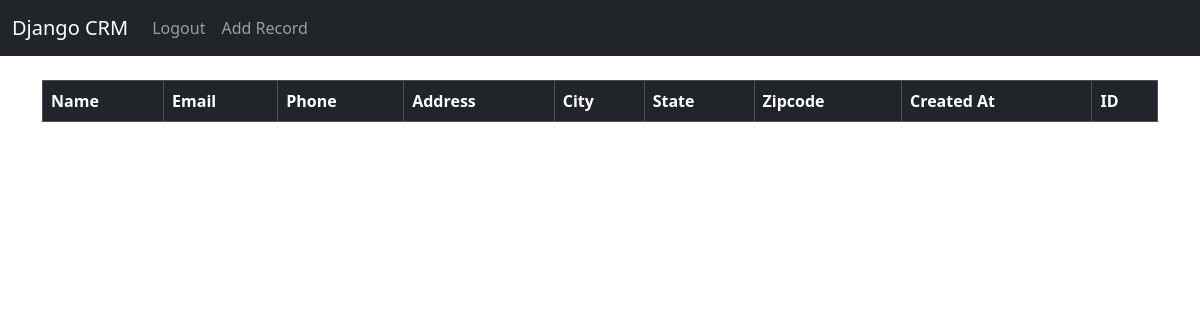
The app's page / (signed in), older data.
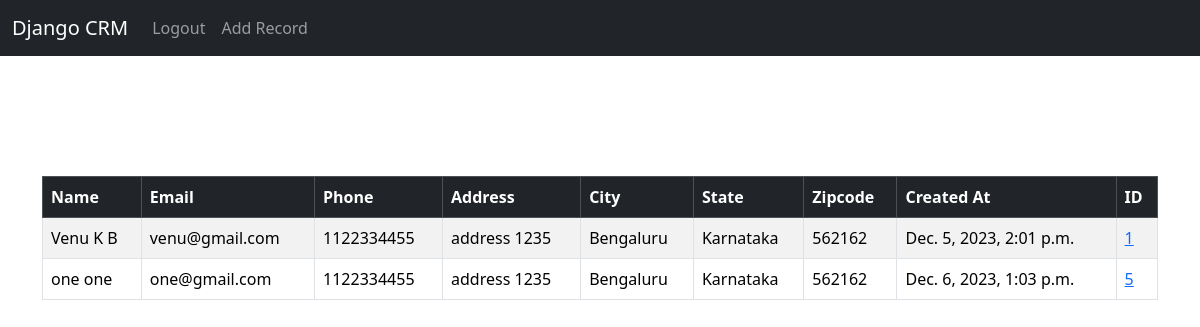
The same page, newer data.
### website/models.py (models this page shows, shortened)
class Record(models.Model):
    created_at = models.DateTimeField(auto_now_add = True)
    first_name = models.CharField(max_length=100)
    last_name = models.CharField(max_length=100)
    email = models.CharField(max_length=100)
    phone = models.CharField(max_length=15)
    address = models.CharField(max_length=100)
    city = models.CharField(max_length=100)
    state = models.CharField(max_length=100)
    zipcode = models.CharField(max_length=100)

### website/views.py (the view)
# urls.py: 2. Add a URL to urlpatterns:  path('', views.home, name='home')
def home(request):
    records = Record.objects.all()
    if request.method == 'POST':
        username = request.POST['username']
        password = request.POST['password']
        user = authenticate(request, username=username, password=password)
        if user is not None:
            login(request, user)
            messages.success(request, 'You have been logged in')
            return redirect('home')
        else:
            messages.success(request, "There was an Error please try again")
            return redirect('home')
    else:
        return render(request,'home.html',{'records':records})

### website/templates/home.html (shortened to what this page needs)
{% extends 'base.html' %}
{% block content  %}
{% if user.is_authenticated %}
<table class="table table table-striped table table-hover table-bordered ">
  <thead class="table-dark">
    <tr>
      <th scope="col">Name</th>
      <th scope="col">Email</th>
      <th scope="col">Phone</th>
      <th scope="col">Address</th>
      <th scope="col">City</th>
      <th scope="col">State</th>
      <th scope="col">Zipcode</th>
      <th scope="col">Created At</th>
      <th scope="col">ID</th>
    </tr>
  </thead>
  <tbody>
      {% if records %}
      {% for record in records %}
      <tr>
        <td>{{ record.first_name }} {{ record.last_name }}</td>
        <td>{{ record.email }}</td>
        <td>{{ record.phone }}</td>
        <td>{{ record.address }}</td>
        <td>{{ record.city }}</td>
        <td>{{ record.state }}</td>
        <td>{{ record.zipcode }}</td>
        <td>{{ record.created_at }}</td>
        <td><a href="{% url 'record' record.id %}" >{{ record.id }}</a></td>
      </tr>
        <br/><br/>
      {% endfor %}
    {% endif %}
  </tbody>
</table>
{% endif %}
{% endblock %}

### website/templates/base.html (shortened to what this page needs)
<!doctype html>
<html lang="en">
  <head>
    <link href="https://cdn.jsdelivr.net/npm/bootstrap@5.3.2/dist/css/bootstrap.min.css" rel="stylesheet">
  </head>
  <body>
    {% include 'navbar.html' %}
    <div class="container">
        <br/>
        {% block content %}
        {% endblock %}
    </div>
  </body>
</html>

### website/templates/navbar.html (shortened to what this page needs)
<nav class="navbar navbar-expand-lg navbar-dark bg-dark">
    <div class="container-fluid">
      <a class="navbar-brand" href="{% url 'home' %}">Django CRM</a>
      <div class="collapse navbar-collapse" id="navbarSupportedContent">
        <ul class="navbar-nav me-auto mb-2 mb-lg-0">
          {% if user.is_authenticated %}
          <li class="nav-item">
            <a class="nav-link" href="{% url 'logout' %}">Logout</a>
          </li>
          <li class="nav-item">
            <a class="nav-link" href="{% url 'add_record' %}">Add Record</a>
          </li>
          {% endif %}
        </ul>
      </div>
    </div>
  </nav>

Row changes from the older to the newer data that the page shows:
added Record: first_name "Venu", last_name "K B", email "venu@gmail.com", phone "1122334455", address "address 1235", city "Bengaluru", state "Karnataka", zipcode "562162", created_at "Dec. 5, 2023, 2:01 p.m.", id "1"
added Record: first_name "one", last_name "one", email "one@gmail.com", phone "1122334455", address "address 1235", city "Bengaluru", state "Karnataka", zipcode "562162", created_at "Dec. 6, 2023, 1:03 p.m.", id "5"
